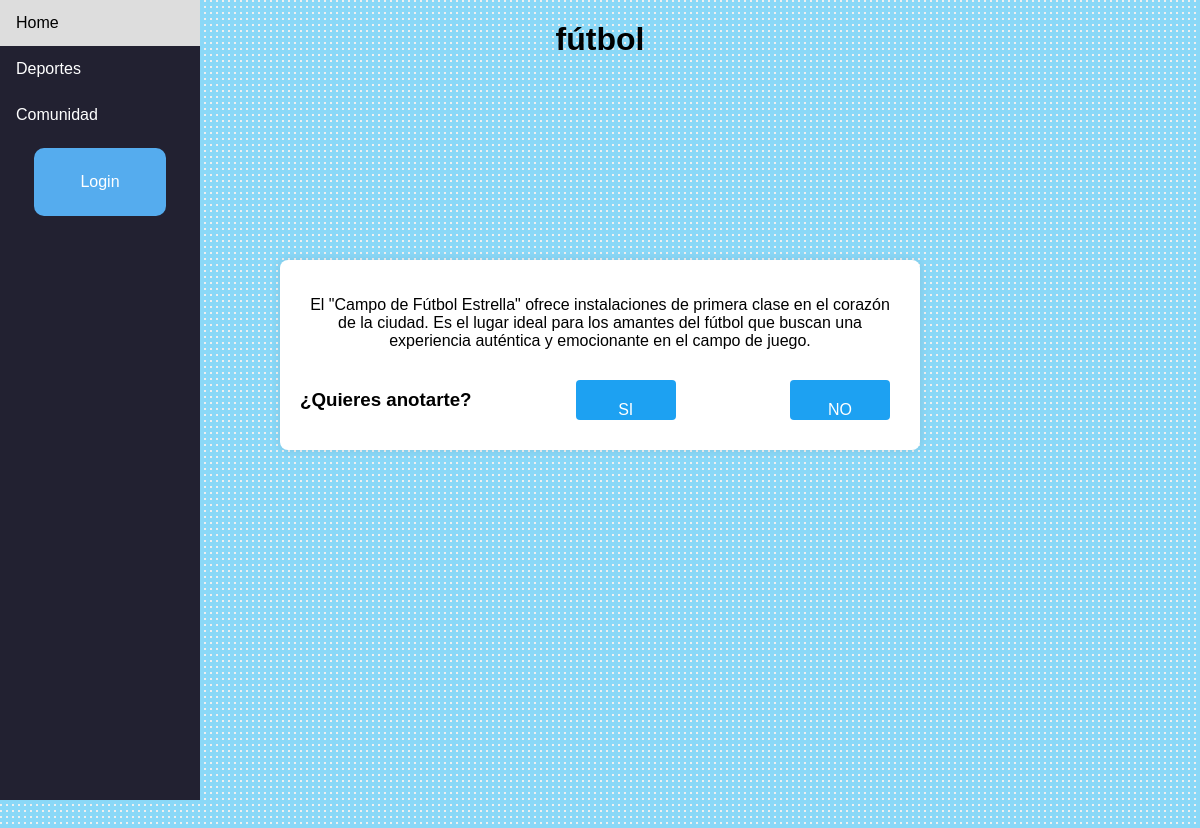
The app's page /detalle_deporte/1/ with its own data.
### myapp/models.py (models this page shows, shortened)
class Deporte(models.Model):
    nombre = models.CharField(max_length=100)
    descripcion = models.TextField()
    tipo = models.CharField(max_length=20)

### myapp/views.py (the view)
# urls.py: path('detalle_deporte/<int:deporte_id>/', views.detalle_deporte, name='detalle_deporte'),
def detalle_deporte(request, deporte_id):
    deporte = get_object_or_404(Deporte, pk=deporte_id)
    if request.user.is_authenticated:
        saludo = True
        login_button = False
    else:
        saludo = False
        login_button = True
    return render(request, 'detalle_deporte.html', {'deporte': deporte, 'saludo': saludo, 'login_button': login_button})

### myapp/templates/detalle_deporte.html (shortened to what this page needs)
{% load static %}
<!DOCTYPE html>
<html lang="en">
<head>
    <link rel="stylesheet" type="text/css" href="{% static 'css/styles.css' %}">
</head>
<body>
    <div class="navbar">
        <ul>
            <li><a href="/">Home</a></li>
            <li><a href="/deportes">Deportes</a></li>
            <li><a href="/ver-foros">Comunidad</a></li>
            {% if saludo %}
                <li><a href="/contactos">Contactos</a></li>
                <li><a href="/perfil">Perfil</a></li>
                <form action="{% url 'logout' %}" method="post">
                    {% csrf_token %}
                    <li><button type="submit">Logout</button></li>
                </form>
            {% elif login_button %}
                <li><a href="{% url 'login' %}" class="button">Login</a></li>
            {% endif %}
        </ul>
    </div>
    <h1>{{ deporte.nombre }}</h1>
    <div class="content-wrapper">
        <div class="content">
            <div class="descripcion-deporte">
                <p>{{ deporte.descripcion }}</p>
            </div>
            <div class="botones-wrapper">
                <h3>¿Quieres anotarte?</h3>
                {% if usuario_inscrito %}
                    <p>Ya estás inscrito en este deporte.</p>
                    <a href="{% url 'otra_pagina' %}">Ir a otra página</a>
                {% else %}
                    {% if user.is_authenticated %}
                        <form id="anotarse-form" action="{% url 'anotarse' deporte.id %}" method="post">
                            {% csrf_token %}
                            <button type="submit">SI</button>
                        </form>
                    {% else %}
                        <button id="anotarse-btn">SI</button>
                    {% endif %}
                {% endif %}
                <form action="{% url 'home'  %}" method="post">
                    <button type="submit">NO</button>
                </form>
            </div>
        </div>
    </div>
</body>
</html>

### myapp/static/css/styles.css (style rules this page uses)
body { background-color: #8ad8f7; font-family: Arial, sans-serif; margin: 20px; background-image: url('../img/puntos.png'); background-repeat: repeat; }
.button { display: inline-block; background-color: #55acee; color: #fff; font-size: 16px; padding: 10px 20px; border: none; border-radius: 20px; cursor: pointer; text-decoration: none; transition: background-color 0.3s; }
button, a.button { border-radius: 10px; width: 100px; height: 40px; line-height: 40px; display: block; background-color: #55acee; color: #fff; font-size: 16px; text-align: center; text-decoration: none; cursor: pointer; margin: 10px auto; }
h1 { text-align: center; }
.navbar { background-color: #222131; overflow: hidden; width: 200px; position: fixed; top: 0; left: 0; height: 100vh; }
.navbar ul { list-style-type: none; margin: 0; padding: 0; display: flex; flex-direction: column; height: 100%; overflow-y: auto; }
.navbar li { display: block; }
.navbar li a { display: block; color: white; padding: 14px 16px; text-decoration: none; }
form { text-align: center; }

### myapp/templates/detalle_deporte.html (style rules this page uses)
.content-wrapper { display: flex; justify-content: center; align-items: center; height: 100vh; }
.content { text-align: center; padding: 20px; background-color: white; border-radius: 8px; box-shadow: 0 0 10px rgba(0, 0, 0, 0.1); margin: -250px auto 0; max-width: 600px; }
.descripcion-deporte { margin-bottom: 20px; }
.botones-wrapper { margin-top: 20px; display: flex; justify-content: center; }
.botones-wrapper form { margin: 0 10px; }
.botones-wrapper button { padding: 10px 20px; background-color: #1da1f2; color: white; border: none; border-radius: 4px; cursor: pointer; }

### records on screen
Deporte: nombre "fútbol", descripcion "El \"Campo de Fútbol Estrella\" ofrece instalaciones de primera clase en el corazón de la ciudad. Es el lugar ideal para los amantes del fútbol que buscan una experiencia auténtica y emocionante en el campo de juego."
